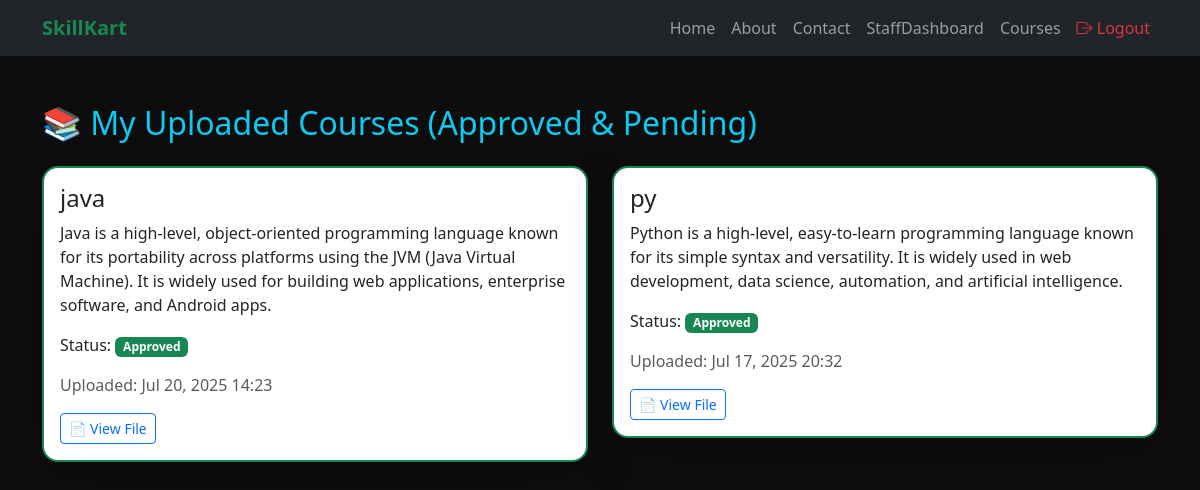
Page /course-approval/ (signed in) on the committed database.
### appname/models.py (models this page shows, shortened)
class Course(models.Model):
    title = models.CharField(max_length=200)
    description = models.TextField(null=True, blank=True)
    uploaded_file = models.FileField(upload_to='course_files/', null=True, blank=True)
    image= models.ImageField(upload_to='course_images/', null=True, blank=True)
    uploaded_by = models.ForeignKey(User, on_delete=models.CASCADE, null=True, blank=True)
    uploaded_at = models.DateTimeField(default=timezone.now)
    is_approved = models.BooleanField(default=False)  # ✅ Approval field

### appname/views.py (the view)
# urls.py: path('course-approval/', views.course_approval, name='course_approval'),
@login_required
def course_approval(request):
    courses = Course.objects.filter(uploaded_by=request.user, is_approved=False)
    if hasattr(request.user, 'staffprofile'):
        staff_courses = Course.objects.filter(uploaded_by=request.user).order_by('-uploaded_at')
    else:
        staff_courses = []
    pending_courses = []
    if request.user.is_superuser:
        pending_courses = Course.objects.filter(is_approved=False).order_by('-uploaded_at')
    return render(request, 'course_approval.html', {
        'staff_courses': staff_courses,
        'pending_courses': pending_courses,
        'courses': courses,
    })

### appname/templates/course_approval.html (shortened to what this page needs)
{% extends 'base.html' %}
{% load static %}
{% block content %}
<div class="container mt-5">
    {% if staff_courses %}
        <h2 class="mb-4 text-info">📚 My Uploaded Courses (Approved & Pending)</h2>
        <div class="row">
            {% for course in staff_courses %}
                <div class="col-md-6 mb-4">
                    <div class="card shadow-lg {% if course.is_approved %}border-success{% else %}border-warning{% endif %} border-2 rounded-4" data-aos="fade-up">
                        <div class="card-body">
                            <h4 class="card-title">{{ course.title }}</h4>
                            <p class="card-text">{{ course.description }}</p>
                            <p>
                                Status:
                                {% if course.is_approved %}
                                    <span class="badge bg-success">Approved</span>
                                {% else %}
                                    <span class="badge bg-warning text-dark">Pending</span>
                                {% endif %}
                            </p>
                            <p class="text-muted">Uploaded: {{ course.uploaded_at|date:"M d, Y H:i" }}</p>
                            {% if course.uploaded_file %}
                                <a href="{{ course.uploaded_file.url }}" class="btn btn-outline-primary btn-sm" target="_blank">
                                    📄 View File
                                </a>
                            {% endif %}
                        </div>
                    </div>
                </div>
            {% endfor %}
        </div>
    {% endif %}
</div>
{% endblock %}

### appname/templates/base.html (shortened to what this page needs)
{% load static %}
<!DOCTYPE html>
<html lang="en">
<head>
  <link href="https://cdn.jsdelivr.net/npm/bootstrap@5.3.0/dist/css/bootstrap.min.css" rel="stylesheet">
  <link href="https://cdn.jsdelivr.net/npm/bootstrap-icons@1.10.5/font/bootstrap-icons.css" rel="stylesheet">
</head>
<body>
<nav class="navbar navbar-expand-lg navbar-dark bg-dark mb-4">
  <div class="container">
    <a class="navbar-brand fw-bold text-success" href="{% url 'home' %}">SkillKart</a>
    <div class="collapse navbar-collapse justify-content-end" id="navbarNav">
      <ul class="navbar-nav">
        <li class="nav-item"><a class="nav-link" href="{% url 'home' %}">Home</a></li>
        <li class="nav-item"><a class="nav-link" href="{% url 'about' %}">About</a></li>
        <li class="nav-item"><a class="nav-link" href="{% url 'contact' %}">Contact</a></li>
        {% if user.is_authenticated %}
          {% if user.is_superuser %}
            <li class="nav-item"><a class="nav-link" href="{% url 'admindashboard' %}">Dashboard</a></li>
             <li class="nav-item"><a class="nav-link" href="{% url 'all_courses' %}">Courses</a></li>
          {% elif user.staffprofile %}
            <li class="nav-item"><a class="nav-link" href="{% url 'staffdashboard' %}">StaffDashboard</a></li>
             <li class="nav-item"><a class="nav-link" href="{% url 'all_courses' %}">Courses</a></li>
          {% elif user.studentprofile %}
            <li class="nav-item"><a class="nav-link" href="{% url 'studentdashboard' %}">Dashboard</a></li>
             <li class="nav-item"><a class="nav-link" href="{% url 'all_courses' %}">Courses</a></li>
          {% endif %}
          <li class="nav-item">
            <a class="nav-link text-danger" href="{% url 'logout' %}">
              <i class="bi bi-box-arrow-right"></i> Logout
            </a>
          </li>
        {% endif %}
      </ul>
    </div>
  </div>
</nav>
{% block content %}{% endblock %}
</body>
</html>

### appname/templates/base.html (style rules this page uses)
body { background-color: #0d0d0d; color: white; font-family: 'Segoe UI', sans-serif; }
.navbar { background-color: #0d0d0d; }

### rows in the picture
Course: title "java", description "Java is a high-level, object-oriented programming language known for its portability across platforms using the JVM (Java Virtual Machine). It is widely used for building web applications, enterprise software, and Android apps.", is_approved "Approved", uploaded_at "Jul 20, 2025 14:23"
Course: title "py", description "Python is a high-level, easy-to-learn programming language known for its simple syntax and versatility. It is widely used in web development, data science, automation, and artificial intelligence.", is_approved "Approved", uploaded_at "Jul 17, 2025 20:32"
